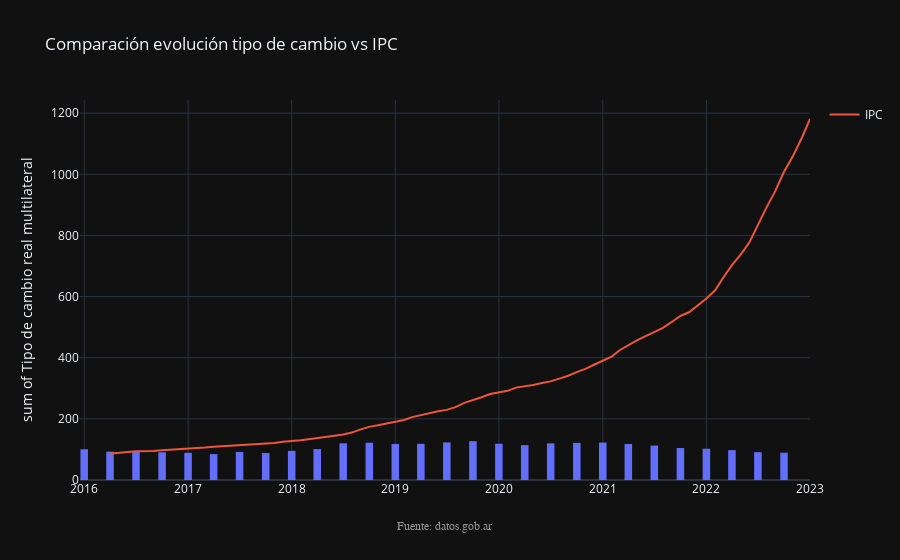

The notebook cell saved with this chart:
### Code cell
fig = px.histogram(tipo_de_cambio2, x="indice_tiempo", y="Tipo de cambio real multilateral", title="Comparación evolución tipo de cambio vs IPC",
                    template="plotly_dark",labels={"indice_tiempo":"","avg of Salarios general":"Valores"})
fig.update_traces(xbins_size="M1", hovertemplate=None)
fig.update_xaxes(showgrid=True)
fig.update_layout(bargap=0.1)
fig.add_trace(go.Scatter(x=tipo_de_cambio["indice_tiempo"], y=tipo_de_cambio["IPC general"], name="IPC"))
fig.update_layout(hovermode="x unified")
annotations = []
# Source
annotations.append(dict(xref='paper', yref='paper', x=0.5, y=-0.1,
                              xanchor='center', yanchor='top',
                              text='Fuente: datos.gob.ar',
                              font=dict(family='Arial',
                                        size=12,
                                        color='rgb(150,150,150)'),
                              showarrow=False))
fig.update_layout(annotations=annotations)

### Figure 1 — Plotly figure (JSON) as saved in the notebook; plotly's stock layout.template omitted (floating-point values rounded to 4 significant figures)
{"data": [{"alignmentgroup": "True", "bingroup": "x", "histfunc": "sum", "legendgroup": "", "marker": {"color": "#636efa", "pattern": {"shape": ""}}, "name": "", "offsetgroup": "", "orientation": "v", "showlegend": false, "type": "histogram", "x": ["2016-01-01", "2016-04-01", "2016-07-01", "2016-10-01", "2017-01-01", "2017-04-01", "2017-07-01", "2017-10-01", "2018-01-01", "2018-04-01", "2018-07-01", "2018-10-01", "2019-01-01", "2019-04-01", "2019-07-01", "2019-10-01", "2020-01-01", "2020-04-01", "2020-07-01", "2020-10-01", "2021-01-01", "2021-04-01", "2021-07-01", "2021-10-01", "2022-01-01", "2022-04-01", "2022-07-01", "2022-10-01"], "xaxis": "x", "xbins": {"size": "M1"}, "y": [100.6, 92.8, 93.05, 90.57, 88.98, 84.65, 91.73, 88.15, 95.21, 101.1, 120.0, 121.9, 117.9, 118.3, 123.0, 127.1, 118.5, 114.1, 119.8, 121.4, 122.5, 117.9, 112.6, 104.6, 102.3, 97.65, 91.15, 89.36], "yaxis": "y"}, {"name": "IPC", "type": "scatter", "x": ["2016-01-01", "2016-02-01", "2016-03-01", "2016-04-01", "2016-05-01", "2016-06-01", "2016-07-01", "2016-08-01", "2016-09-01", "2016-10-01", "2016-11-01", "2016-12-01", "2017-01-01", "2017-02-01", "2017-03-01", "2017-04-01", "2017-05-01", "2017-06-01", "2017-07-01", "2017-08-01", "2017-09-01", "2017-10-01", "2017-11-01", "2017-12-01", "2018-01-01", "2018-02-01", "2018-03-01", "2018-04-01", "2018-05-01", "2018-06-01", "2018-07-01", "2018-08-01", "2018-09-01", "2018-10-01", "2018-11-01", "2018-12-01", "2019-01-01", "2019-02-01", "2019-03-01", "2019-04-01", "2019-05-01", "2019-06-01", "2019-07-01", "2019-08-01", "2019-09-01", "2019-10-01", "2019-11-01", "2019-12-01", "2020-01-01", "2020-02-01", "2020-03-01", "2020-04-01", "2020-05-01", "2020-06-01", "2020-07-01", "2020-08-01", "2020-09-01", "2020-10-01", "2020-11-01", "2020-12-01", "2021-01-01", "2021-02-01", "2021-03-01", "2021-04-01", "2021-05-01", "2021-06-01", "2021-07-01", "2021-08-01", "2021-09-01", "2021-10-01", "2021-11-01", "2021-12-01", "2022-01-01", "2022-02-01", "2022-03-01", "2022-04-01", "2022-05-01", "2022-06-01", "2022-07-01", "2022-08-01", "2022-09-01", "2022-10-01", "2022-11-01", "2022-12-01", "2023-01-01"], "y": [null, null, null, 85.53, 89.11, 91.85, 93.73, 93.92, 95.0, 97.24, 98.82, 100, 101.3, 103.8, 106.3, 109.1, 110.5, 112.0, 113.9, 115.6, 118.0, 119.5, 120.9, 125.0, 127.0, 130.3, 133.5, 136.9, 139.6, 145.1, 149.1, 155.2, 165.5, 173.9, 178.9, 183.9, 189.1, 196.4, 205.8, 212.4, 218.9, 224.6, 229.4, 238.3, 252.1, 260.2, 270.8, 281.2, 286.5, 291.7, 302.2, 306.4, 311.1, 317.5, 322.7, 331.7, 340.9, 353.0, 363.5, 377.1, 389.4, 403.5, 424.5, 441.9, 456.8, 470.8, 485.3, 497.9, 517.0, 536.5, 548.7, 571.0, 593.4, 620.5, 661.9, 702.8, 736.4, 776.7, 833.9, 891.9, 945.7, 1008.0, 1058.0, 1115.0, 1181.0]}], "layout": {"annotations": [{"font": {"color": "rgb(150,150,150)", "family": "Arial", "size": 12}, "showarrow": false, "text": "Fuente: datos.gob.ar", "x": 0.5, "xanchor": "center", "xref": "paper", "y": -0.1, "yanchor": "top", "yref": "paper"}], "bargap": 0.1, "barmode": "relative", "hovermode": "x unified", "legend": {"tracegroupgap": 0}, "title": {"text": "Comparación evolución tipo de cambio vs IPC"}, "xaxis": {"anchor": "y", "domain": [0, 1], "showgrid": true, "title": {"text": ""}}, "yaxis": {"anchor": "x", "domain": [0, 1], "title": {"text": "sum of Tipo de cambio real multilateral"}}}}
